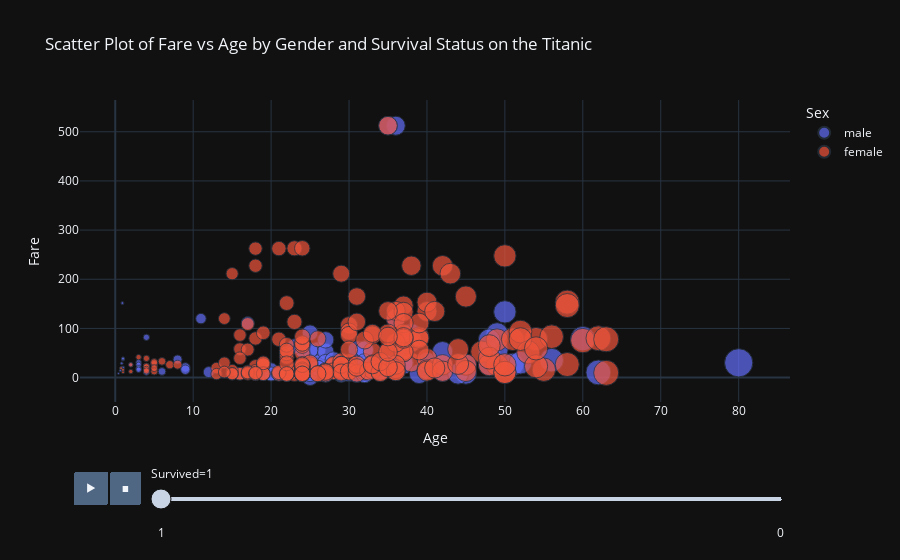

Notebook code for this chart:
### Code cell
fig = px.scatter(df, x = 'Age', y = 'Fare', color = 'Sex', size = 'Age',animation_frame='Survived', title="Scatter Plot of Fare vs Age by Gender and Survival Status on the Titanic", template='plotly_dark')
fig.show()

### Figure 1 — Plotly figure (JSON) as saved in the notebook; plotly's stock layout.template omitted (floating-point values rounded to 4 significant figures; data arrays with more than 128 entries replaced by an {"elided": "..."} marker saying what was removed)
{"data": [{"hovertemplate": "Sex=male<br>Survived=1<br>Age=%{marker.size}<br>Fare=%{y}<extra></extra>", "legendgroup": "male", "marker": {"color": "#636efa", "size": [4, 3, 1, 0.83, 0.67, 6, 8, 1, 3, 0.83, 9, 1, 0.42, 9, 3, 3, 4, 2, 0.92, 20, 18, 20, 16, 19, 17, 19, 11, 20, 12, 29, 25, 29, 26, 24, 26, 24, 21, 27, 28, 27, 24, 27, 27, 29, 24, 22, 27, 24, 25, 25, 24, 23, 24, 30, 29, 26, 24, 27, 28, 24, 29, 24, 25, 35, 31, 36, 34, 31, 32, 37, 35, 37, 31, 32, 37, 37, 32, 36, 32, 34, 36, 37, 32, 37, 39, 38, 40, 35, 32, 36, 32, 42, 45, 49, 48, 44, 48, 42, 49, 42, 50, 45, 48, 51, 56, 60, 52, 62, 80], "sizemode": "area", "sizeref": 0.2, "symbol": "circle"}, "mode": "markers", "name": "male", "orientation": "v", "showlegend": true, "type": "scatter", "x": [4, 3, 1, 0.83, 0.67, 6, 8, 1, 3, 0.83, 9, 1, 0.42, 9, 3, 3, 4, 2, 0.92, 20, 18, 20, 16, 19, 17, 19, 11, 20, 12, 29, 25, 29, 26, 24, 26, 24, 21, 27, 28, 27, 24, 27, 27, 29, 24, 22, 27, 24, 25, 25, 24, 23, 24, 30, 29, 26, 24, 27, 28, 24, 29, 24, 25, 35, 31, 36, 34, 31, 32, 37, 35, 37, 31, 32, 37, 37, 32, 36, 32, 34, 36, 37, 32, 37, 39, 38, 40, 35, 32, 36, 32, 42, 45, 49, 48, 44, 48, 42, 49, 42, 50, 45, 48, 51, 56, 60, 52, 62, 80], "xaxis": "x", "y": [81.86, 31.39, 37.0, 18.75, 14.5, 12.47, 36.75, 20.57, 26, 29, 20.52, 39, 8.517, 15.9, 18.75, 15.9, 11.13, 26, 151.6, 7.925, 8.05, 15.74, 8.05, 10.5, 110.9, 8.05, 120, 7.229, 11.24, 7.896, 91.08, 7.75, 56.5, 15.25, 30, 8.113, 7.796, 53.1, 26.55, 30.5, 56.5, 76.73, 8.662, 13.86, 7.75, 7.225, 6.975, 56.5, 0, 7.775, 7.775, 63.36, 23.25, 9.5, 9.5, 18.79, 7.142, 7.796, 35.5, 7.229, 13, 15.25, 55.44, 26.29, 13, 512.3, 13, 57, 56.5, 35.5, 512.3, 29.7, 7.925, 56.5, 30, 52.55, 7.854, 26.39, 7.925, 26.55, 26.29, 26.55, 26, 30.5, 7.925, 90, 31, 26.55, 30.5, 120, 8.05, 13, 8.05, 89.1, 26.55, 7.925, 52, 26.29, 56.93, 52.55, 133.7, 26.55, 76.73, 26.55, 35.5, 79.2, 30.5, 10.5, 30], "yaxis": "y"}, {"hovertemplate": "Sex=female<br>Survived=1<br>Age=%{marker.size}<br>Fare=%{y}<extra></extra>", "legendgroup": "female", "marker": {"color": "#EF553B", "size": {"elided": "233 float values"}, "sizemode": "area", "sizeref": 0.2, "symbol": "circle"}, "mode": "markers", "name": "female", "orientation": "v", "showlegend": true, "type": "scatter", "x": {"elided": "233 float values"}, "xaxis": "x", "y": {"elided": "233 float values"}, "yaxis": "y"}], "layout": {"legend": {"itemsizing": "constant", "title": {"text": "Sex"}, "tracegroupgap": 0}, "sliders": [{"active": 0, "currentvalue": {"prefix": "Survived="}, "len": 0.9, "pad": {"b": 10, "t": 60}, "steps": [{"args": [["1"], {"frame": {"duration": 0, "redraw": false}, "fromcurrent": true, "mode": "immediate", "transition": {"duration": 0, "easing": "linear"}}], "label": "1", "method": "animate"}, {"args": [["0"], {"frame": {"duration": 0, "redraw": false}, "fromcurrent": true, "mode": "immediate", "transition": {"duration": 0, "easing": "linear"}}], "label": "0", "method": "animate"}], "x": 0.1, "xanchor": "left", "y": 0, "yanchor": "top"}], "title": {"text": "Scatter Plot of Fare vs Age by Gender and Survival Status on the Titanic"}, "updatemenus": [{"buttons": [{"args": [null, {"frame": {"duration": 500, "redraw": false}, "fromcurrent": true, "mode": "immediate", "transition": {"duration": 500, "easing": "linear"}}], "label": "&#9654;", "method": "animate"}, {"args": [[null], {"frame": {"duration": 0, "redraw": false}, "fromcurrent": true, "mode": "immediate", "transition": {"duration": 0, "easing": "linear"}}], "label": "&#9724;", "method": "animate"}], "direction": "left", "pad": {"r": 10, "t": 70}, "showactive": false, "type": "buttons", "x": 0.1, "xanchor": "right", "y": 0, "yanchor": "top"}], "xaxis": {"anchor": "y", "domain": [0, 1], "title": {"text": "Age"}}, "yaxis": {"anchor": "x", "domain": [0, 1], "title": {"text": "Fare"}}}}
